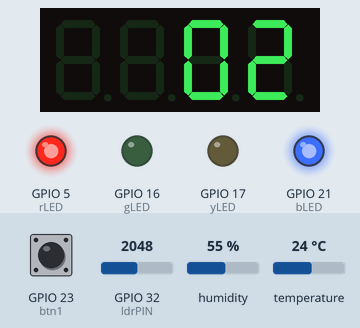
This program was run on a simulated ESP32. On the bench: 4-digit seven-segment display, output pins drawn as LEDs (lit = HIGH). Dashed ring = blinking. The inputs (shaded band) are chosen by the test bench; at power-on: GPIO 32 (ldrPIN) = 2048, GPIO 23 (btn1) HIGH, humidity 55 %, temperature 24 °C. WiFi joins after 1.5 s; servers stay silent unless stated; what the program prints to the serial monitor is not drawn.

Above: at 3.0 s.
3.1 s: GPIO 32 (ldrPIN) set to 1056
9.5 s: GPIO 32 (ldrPIN) set to 943
At 10.3 s:
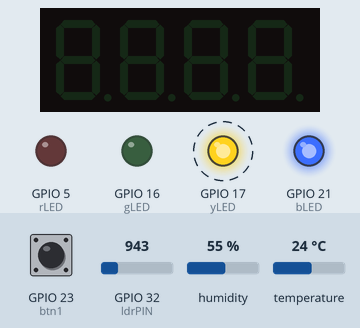
14.1 s: GPIO 23 (btn1) pulled LOW for 0.15 s
At 16.4 s:
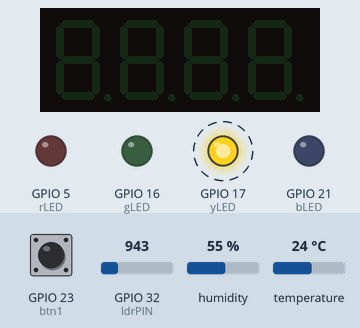
18.1 s: GPIO 32 (ldrPIN) set to 1040
At 21.6 s:
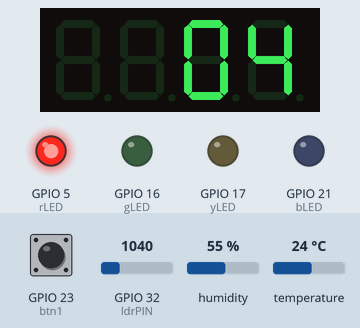
25.6 s: GPIO 23 (btn1) pulled LOW for 1 s
At 27.9 s:
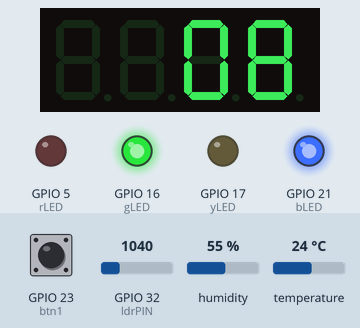
28.1 s: GPIO 32 (ldrPIN) set to 960
At 28.8 s:
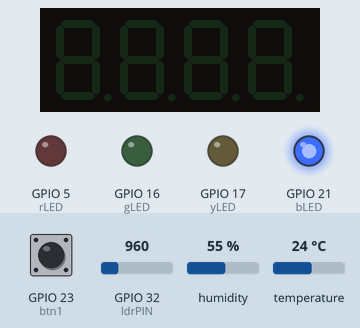
Timing chart, 0 to 35.7 s (numbered marks = the images above; inputs shaded):
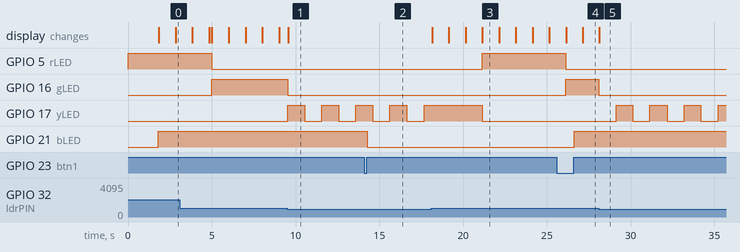

The program:

main.cpp
```cpp
#include <Arduino.h>
#include <TM1637Display.h>
#include <DHT.h>

/* Fill in information from Blynk Device Info here */
#define BLYNK_TEMPLATE_ID "TMPL6t-OvCkox"
#define BLYNK_TEMPLATE_NAME "ESP32 Traffic Blynk"
#define BLYNK_AUTH_TOKEN "Htp2pF3wBuKNSg17EwNLUDdx7mPoqLKw"
// Phải để trước khai báo sử dụng thư viện Blynk

#include <WiFi.h>
#include <WiFiClient.h>
#include <BlynkSimpleEsp32.h>

// Wokwi sử dụng mạng WiFi "Wokwi-GUEST" không cần mật khẩu cho việc chạy mô phỏng
char ssid[] = "Wokwi-GUEST"; // Tên mạng WiFi
char pass[] = "";            // Mật khẩu mạng WiFi

// Pin - Đèn giao thông
#define rLED 5
#define yLED 17
#define gLED 16

// Pin - TM1637
#define CLK 15
#define DIO 2

// Pin - Cảm biến quang
#define ldrPIN 32

// Pin - Nút nhấn và đèn xanh dương
#define btn1 23
#define bLED 21 // Đèn xanh dương

#define DHTPIN 27         // Chân kết nối DHT22
#define DHTTYPE DHT22     // Loại cảm biến
DHT dht(DHTPIN, DHTTYPE); // Khởi tạo đối tượng DHT

// Biến đo nhiệt độ và độ ẩm
float temperature = 0;
float humidity = 0;

// Thời gian chờ đèn
uint rTIME = 5000;
uint yTIME = 3000;
uint gTIME = 10000;

ulong currentMiliseconds = 0;
ulong ledTimeStart = 0;
ulong nextTimeTotal = 0;
int currentLED = 0;
int tmCounter = rTIME / 1000;
ulong counterTime = 0;
bool blueButtonON = true; // Trạng thái của nút bấm ON -> đèn Xanh sáng và hiển thị LED TM1637

int darkThreshold = 1000; // Ngưỡng độ sáng để bật/tắt đèn vàng

TM1637Display display(CLK, DIO);

bool displayOn = true; // Trạng thái màn hình mặc định: BẬT
bool lastButtonState = HIGH;

bool IsReady(ulong &ulTimer, uint32_t milisecond);
void NonBlocking_Traffic_Light_TM1637();
bool isDark();
void YellowLED_Blink();
void updateBlueButton();
void uptimeBlynk();
void readDHT();
void readLDR();
void setup()
{
  Serial.begin(115200);

  // Khởi tạo các chân đầu ra
  pinMode(rLED, OUTPUT);
  pinMode(yLED, OUTPUT);
  pinMode(gLED, OUTPUT);
  pinMode(ldrPIN, INPUT);
  pinMode(btn1, INPUT_PULLUP);
  pinMode(bLED, OUTPUT);

  tmCounter = (rTIME / 1000) - 1;
  display.setBrightness(0x0f);

  digitalWrite(yLED, LOW);
  digitalWrite(gLED, LOW);
  digitalWrite(rLED, HIGH);
  // Start the WiFi connection
  Serial.print("Connecting to ");
  Serial.println(ssid);
  Blynk.begin(BLYNK_AUTH_TOKEN, ssid, pass); // Kết nối đến mạng WiFi

  Serial.println();
  Serial.println("WiFi connected");

  digitalWrite(bLED, blueButtonON ? HIGH : LOW);
  Blynk.virtualWrite(V1, blueButtonON); // Đồng bộ trạng thái trạng thái của đèn với Blynk

  Serial.println("== START ==>");

  display.showNumberDec(tmCounter--, true, 2, 2);
  currentLED = rLED;
  nextTimeTotal += rTIME;
  Serial.println("== START ==>");
  Serial.print("1. RED    => GREEN  ");
  Serial.print((nextTimeTotal / 1000) % 60);
  Serial.println(" (ms)");
}

void loop()
{
  currentMiliseconds = millis();
  updateBlueButton();
  readDHT();
  readLDR();
  uptimeBlynk();
  if (isDark())
  {
    YellowLED_Blink(); // Nếu trời tối => Nhấp nháy đèn vàng
    display.clear();
  }
  else
    NonBlocking_Traffic_Light_TM1637();
}
bool IsReady(ulong &ulTimer, uint32_t milisecond)
{
  if (currentMiliseconds - ulTimer < milisecond)
    return false;
  ulTimer = currentMiliseconds;
  return true;
}
void NonBlocking_Traffic_Light_TM1637()
{
  bool bShowCounter = false;

  switch (currentLED)
  {
  case rLED:
    if (IsReady(ledTimeStart, rTIME))
    {
      digitalWrite(rLED, LOW);
      digitalWrite(gLED, HIGH);
      currentLED = gLED;
      nextTimeTotal += gTIME;
      tmCounter = (gTIME / 1000) - 1;
      bShowCounter = true;
      counterTime = currentMiliseconds;
      Serial.print("2. GREEN  => YELLOW ");
      Serial.print((nextTimeTotal / 1000) % 60);
      Serial.println(" (ms)");
    }
    break;
  case gLED:
    if (IsReady(ledTimeStart, gTIME))
    {
      digitalWrite(gLED, LOW);
      digitalWrite(yLED, HIGH);
      currentLED = yLED;
      nextTimeTotal += yTIME;
      tmCounter = (yTIME / 1000) - 1;
      bShowCounter = true;
      counterTime = currentMiliseconds;
      Serial.print("3. YELLOW => RED    ");
      Serial.print((nextTimeTotal / 1000) % 60);
      Serial.println(" (ms)");
    }
    break;
  case yLED:
    if (IsReady(ledTimeStart, yTIME))
    {
      digitalWrite(yLED, LOW);
      digitalWrite(rLED, HIGH);
      currentLED = rLED;
      nextTimeTotal += rTIME;
      tmCounter = (rTIME / 1000) - 1;
      bShowCounter = true;
      counterTime = currentMiliseconds;
      Serial.print("1. RED    => GREEN  ");
      Serial.print((nextTimeTotal / 1000) % 60);
      Serial.println(" (ms)");
    }
    break;
  }

  if (!bShowCounter)
    bShowCounter = IsReady(counterTime, 1000);

  if (bShowCounter && displayOn)
  {
    display.showNumberDec(tmCounter--, true, 2, 2);
    // Blynk.virtualWrite(V0, tmCounter);
  }
}

bool isDark()
{
  static ulong darkTimeStart = 0;
  static uint16_t lastValue = 0;
  static bool bDark = false;
  static int lastThreshold = 0;

  if (!IsReady(darkTimeStart, 50))
    return bDark;
  uint16_t value = analogRead(ldrPIN);

  if (value != lastValue || darkThreshold != lastThreshold)
  {
    if (value < darkThreshold)
    {
      if (!bDark)
      {
        digitalWrite(currentLED, LOW);
        Serial.print("DARK  value: ");
        Serial.println(value);
      }
      bDark = true;
    }
    else
    {
      if (bDark)
      {
        digitalWrite(currentLED, LOW);
        Serial.print("LIGHT value: ");
        Serial.println(value);
      }
      bDark = false;
    }
  }

  lastValue = value;
  lastThreshold = darkThreshold;
  return bDark;
}

void YellowLED_Blink()
{
  static ulong yLedStart = 0;
  static bool isON = false;

  if (!IsReady(yLedStart, 1000))
    return;
  if (!isON)
    digitalWrite(yLED, HIGH);
  else
    digitalWrite(yLED, LOW);
  isON = !isON;
}

void updateBlueButton()
{
  static ulong lastTime = 0;
  static int lastValue = HIGH;
  if (!IsReady(lastTime, 50))
    return;
  int v = digitalRead(btn1);
  if (v == lastValue)
    return;
  lastValue = v;
  if (v == LOW)
    return;

  if (!blueButtonON)
  {
    Serial.println("Button   => ON ");
    digitalWrite(bLED, HIGH);
    blueButtonON = true;
    Blynk.virtualWrite(V1, blueButtonON); // Gửi giá trị lên chân ảo V1 trên ứng dụng Blynk.
  }
  else
  {
    Serial.println("Button   => OF");
    digitalWrite(bLED, LOW);
    blueButtonON = false;
    Blynk.virtualWrite(V1, blueButtonON); // Gửi giá trị lên chân ảo V1 trên ứng dụng Blynk.
    display.clear();
  }
}

void uptimeBlynk()
{
  static ulong lastTime = 0;
  if (!IsReady(lastTime, 000))
    return; // Kiểm tra và cập nhật lastTime sau mỗi 1 giây
  ulong value = lastTime / 1000;
  Blynk.virtualWrite(V0, value); // Gửi giá trị lên chân ảo V0 trên ứng dụng Blynk.
  // if (blueButtonON)
  // {
  //   display.showNumberDec(value);
  // }
}

// được gọi mỗi khi có dữ liệu mới được gửi từ ứng dụng Blynk đến thiết bị.
BLYNK_WRITE(V1)
{ // virtual_pin định nghĩa trong ứng dụng Blynk
  // Xử lý dữ liệu nhận được từ ứng dụng Blynk
  blueButtonON = param.asInt(); // Lấy giá trị từ ứng dụng Blynk
  if (blueButtonON)
  {
    Serial.println("Blynk -> Blue Light ON");
    digitalWrite(bLED, HIGH);
  }
  else
  {
    Serial.println("Blynk -> Blue Light OFF");
    digitalWrite(bLED, LOW);
    display.clear();
  }
}

// Đọc nhiệt độ và độ ẩm
void readDHT()
{
  static ulong lastReadTime = 0;
  if (!IsReady(lastReadTime, 2000))
    return; // Đọc mỗi 2 giây

  humidity = dht.readHumidity();
  temperature = dht.readTemperature();

  if (isnan(humidity) || isnan(temperature))
  {
    Serial.println("Đọc DHT22 thất bại!");
    return;
  }

  // Gửi dữ liệu lên Blynk
  Blynk.virtualWrite(V2, temperature);
  Blynk.virtualWrite(V3, humidity);

  Serial.print("Nhiệt độ: ");
  Serial.print(temperature);
  Serial.print("°C\tĐộ ẩm: ");
  Serial.print(humidity);
  Serial.println("%");
}
void readLDR()
{
  Blynk.virtualWrite(V4, darkThreshold);
}
// Hàm nhận giá trị ngưỡng ánh sáng từ Blynk

BLYNK_WRITE(V4)
{
  int newDarkThreshold = param.asInt();
  if (newDarkThreshold > 0)
  {
    darkThreshold = newDarkThreshold;
    Serial.print("Ngưỡng ánh sáng cập nhật từ Blynk: ");
    Serial.println(darkThreshold);
  }
}
```

Measured:
- the behaviour switches between 1000 and 999 on GPIO 32 (ldrPIN) (found by bisection; images 0 and 1)
- after the input at 9.5 s, GPIO 16 (gLED): HIGH → LOW at once; GPIO 17 (yLED): alternates HIGH for 1.0 s and LOW for 1.0 s, starting at once
- after the input at 14.1 s, GPIO 21 (bLED): HIGH → LOW after 0.19 s
- after the input at 18.1 s, GPIO 5 (rLED): LOW → HIGH after 3.0 s; the display: first changes after 0.05 s (image 3 shows a later state)
- after the input at 25.6 s, GPIO 21 (bLED): LOW → HIGH after 1.0 s
- after the input at 28.1 s, GPIO 16 (gLED): HIGH → LOW at once; GPIO 17 (yLED): alternates HIGH for 1.0 s and LOW for 1.0 s, starting after 1.0 s
- what the display in image 3 shows lasts 1.0 s, from 21.2 s to 22.2 s
